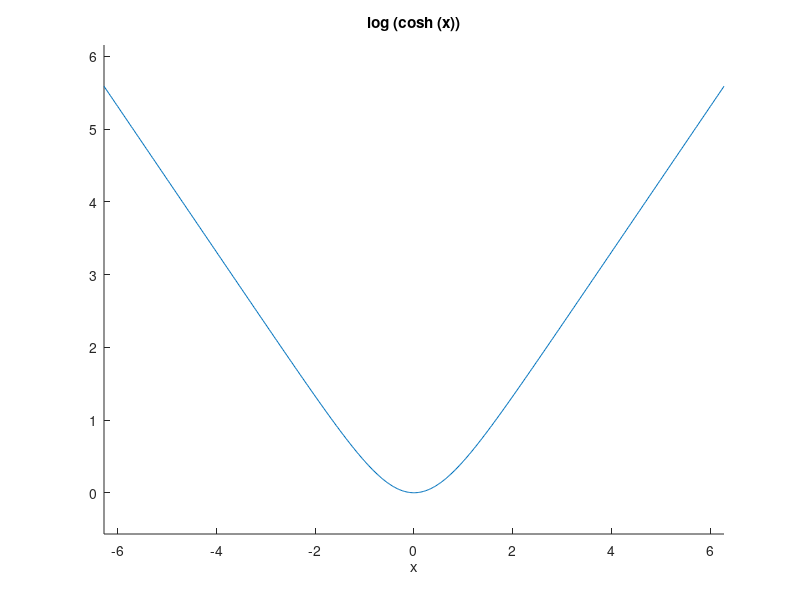

Source code (MATLAB): (Note: this script raises an error after producing the figure.)
% Prob 5.3c
clear; clc; close all

f = @(x) log(cosh(x));
df = @(x) (exp(x)-exp(-x))/(exp(x)+exp(-x));
Q1 = @(x) f(2) + df(2)*(x-2) + 0.5*(x-2)^2;
Q2 = @(x) f(-3) + df(-3)*(x+3) + 0.5*(x+3)^2;

hold on
ezplot(f)
% ezplot(df)
ezplot(Q1)
ezplot(Q2)
title('5.3c')